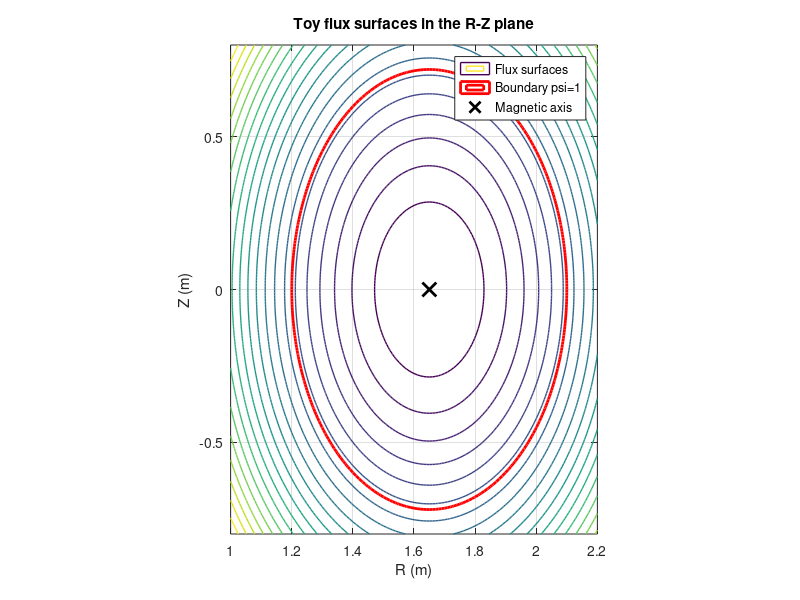

The MATLAB script that drew this image: (Note: this script raises an error after producing the figure.)
%% Ch05 二维、三维可视化与磁面图
% 本章目标 / Learning objectives
%
% 1. 掌握二维场和三维曲面的基础画法。
% 2. 学会使用 meshgrid 构造 R-Z 网格。
% 3. 为后续 EFIT 磁通面可视化做准备。
%
% Key terms:
% meshgrid, contour, contourf, surface plot, colorbar, flux surface, R-Z plane

clear; clc; close all;
if exist("startup_learning", "file") == 2
    learningRoot = startup_learning();
else
    learningRoot = fileparts(fileparts(mfilename("fullpath")));
    addpath(learningRoot);
    addpath(fullfile(learningRoot, "functions"));
end

%% 1. 构造 R-Z 网格
% 在 Tokamak 截面中，R 通常表示大半径方向，Z 表示竖直方向。

R = linspace(1.0, 2.2, 121);
Z = linspace(-0.8, 0.8, 161);
[RR, ZZ] = meshgrid(R, Z);

R0 = 1.65;
a = 0.45;
kappa = 1.6;

psi = ((RR - R0)/a).^2 + (ZZ/(kappa*a)).^2;

%% 2. 用 contour 画模拟磁通面

figure("Color", "w");
contour(RR, ZZ, psi, 20, "LineWidth", 1.0);
hold on;
contour(RR, ZZ, psi, [1 1], "r", "LineWidth", 2.0);
plot(R0, 0, "kx", "MarkerSize", 10, "LineWidth", 2);
xlabel("R (m)");
ylabel("Z (m)");
title("Toy flux surfaces in the R-Z plane");
legend("Flux surfaces", "Boundary \psi=1", "Magnetic axis");
axis equal tight;
grid on;
fusionlearn.plot.applyResearchStyle(gca);

%% 3. 用 contourf 和 colorbar 看二维场

pressure = exp(-psi);

figure("Color", "w");
contourf(RR, ZZ, pressure, 30, "LineStyle", "none");
colorbar;
xlabel("R (m)");
ylabel("Z (m)");
title("Toy pressure field");
axis equal tight;
fusionlearn.plot.applyResearchStyle(gca);

%% 4. 用 surf 看三维曲面

figure("Color", "w");
surf(RR, ZZ, pressure, "EdgeColor", "none");
xlabel("R (m)");
ylabel("Z (m)");
zlabel("Pressure (a.u.)");
title("3D surface view of pressure");
colorbar;
view(35, 30);
fusionlearn.plot.applyResearchStyle(gca);

%% 5. imagesc 的坐标方向
% imagesc 很适合快速看二维矩阵，但要注意 y 轴方向。

figure("Color", "w");
imagesc(R, Z, pressure);
set(gca, "YDir", "normal");
axis equal tight;
colorbar;
xlabel("R (m)");
ylabel("Z (m)");
title("Pressure field using imagesc");
fusionlearn.plot.applyResearchStyle(gca);

%% 6. 常见错误 / Common mistakes
%
% 错误 1：meshgrid 输出 RR、ZZ 的尺寸没看清。
% 错误 2：画 R-Z 截面忘记 axis equal，导致形状被拉伸。
% 错误 3：imagesc 默认 y 轴方向可能和物理直觉相反。
% 错误 4：colorbar 没有说明颜色代表什么。

%% 7. 练习
%
% 练习 1：把 kappa 改成 1.0，观察磁面形状。
% 练习 2：把 pressure 改成 exp(-2*psi)。
% 练习 3：用 contourf 画 psi。
% 练习 4：标出 R0 和 Z0。
% 练习 5：用 surf 画 psi 曲面。
% 练习 6：解释为什么 R-Z 图通常需要 axis equal。

%% 8. 参考答案

kappa_ex = 1.0;
psi_ex = ((RR - R0)/a).^2 + (ZZ/(kappa_ex*a)).^2;
pressure_ex = exp(-2*psi_ex);

figure("Color", "w");
contourf(RR, ZZ, psi_ex, 25, "LineStyle", "none");
hold on;
plot(R0, 0, "kx", "MarkerSize", 10, "LineWidth", 2);
colorbar;
xlabel("R (m)");
ylabel("Z (m)");
title("Toy circular flux surfaces");
axis equal tight;
fusionlearn.plot.applyResearchStyle(gca);

figure("Color", "w");
surf(RR, ZZ, psi_ex, "EdgeColor", "none");
xlabel("R (m)");
ylabel("Z (m)");
zlabel("\psi (a.u.)");
title("Surface plot of toy flux");
colorbar;
view(35, 30);
fusionlearn.plot.applyResearchStyle(gca);

assert(isequal(size(RR), size(ZZ)));
assert(isequal(size(RR), size(psi)));

%% 9. 本章检查表
%
% [ ] 我能用 meshgrid 构造二维网格。
% [ ] 我能画 contour 和 contourf。
% [ ] 我能画 surf。
% [ ] 我知道 imagesc 的 YDir 问题。
% [ ] 我知道 R-Z 截面图为什么要 axis equal。
